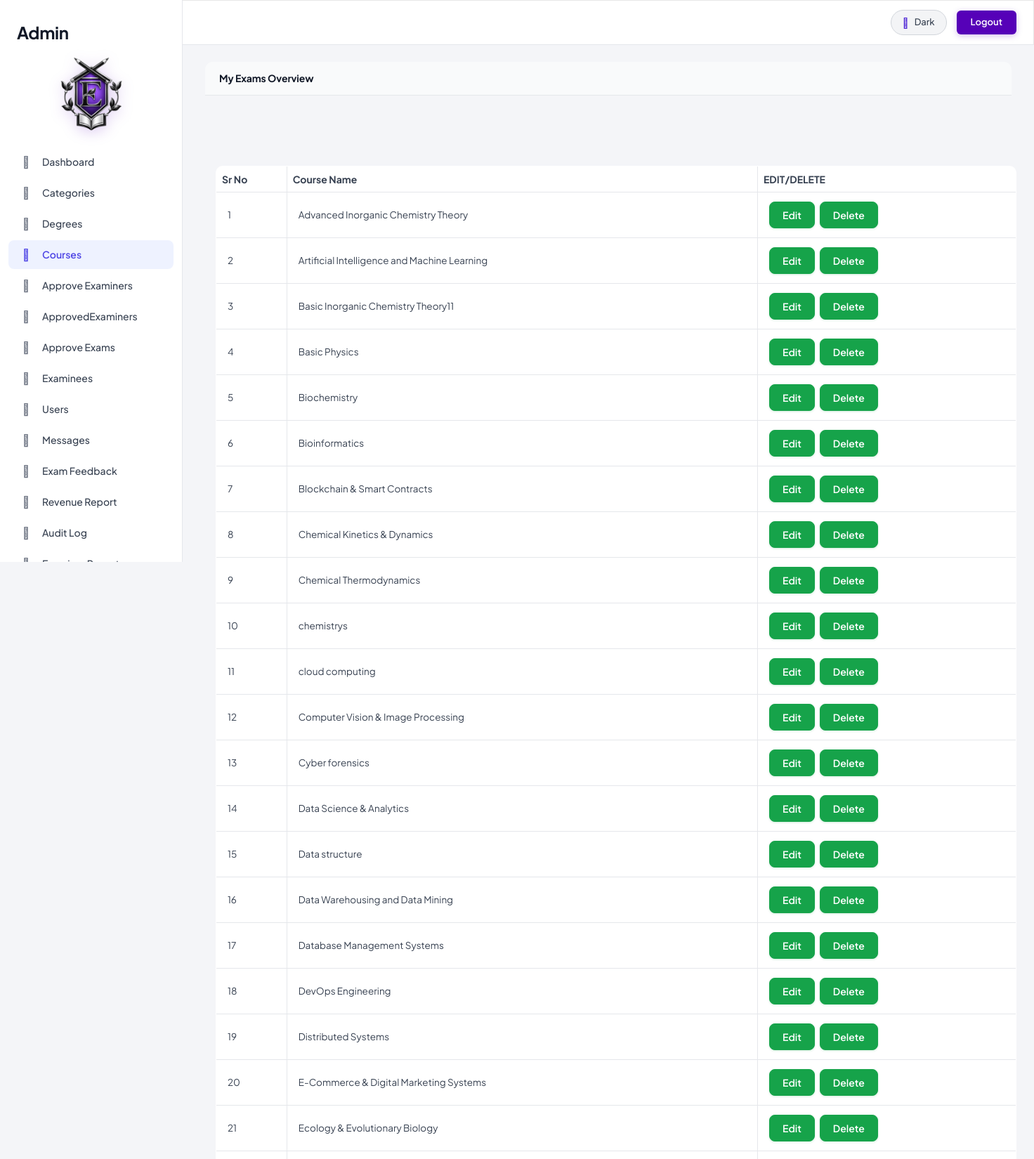
The app's page /admin/viewcourse.php (signed in, upper part) with its own data.
### tables this page shows
CREATE TABLE IF NOT EXISTS `courses` (
  `id` int NOT NULL AUTO_INCREMENT,
  `course_name` varchar(150) NOT NULL,
  `created_at` timestamp NOT NULL DEFAULT CURRENT_TIMESTAMP,
  `category_id` int DEFAULT NULL,
  PRIMARY KEY (`id`),
  UNIQUE KEY `course_name` (`course_name`),
  KEY `fk_course_category` (`category_id`)
);

### classes/DataAccess.class.php (the view, shortened to what this page needs)
<?php
class DataAccess
{
	private $_con,$_query,$_errors;
	public function __construct()
	{
		if(!$this->_con=mysqli_connect(DB_HOST,DB_USER,DB_PASSWORD,DB_NAME))
		{
			die("connection Error");
		}
	}
    public function getDataJoin($fields,$table,$condition = "1",$join=NULL)
	{
		$this->_query = "select ";
		if(is_array($fields))
		{
				$this->_query.=implode(",",$fields);
        }
		$this->_query.=" from $table ";
        $this->_query.=" where $condition";
		$resref=mysqli_query($this->_con,$this->_query);
		$dataArr = array();
		if(mysqli_num_rows($resref))
		{
			while($rows = mysqli_fetch_assoc($resref))
			{
				$dataArr[] = $rows;
			}
		}
		return $dataArr;
	}
    public function selectAsTable($fields,$table,$condition="1",$join=NULL,$actions=null,$config=null)
    {
        $resultArr=$this->getDataJoin($fields,$table,$condition,$join);
        $str="";
        $srno=1;
        foreach($resultArr as $values)
        {
            $str.="<tr>";
            if(isset($config['srno']) && $config['srno']==true)
            {
                $str.="<td>";
                $str.=$srno++;
                $str.="</td>";
            }
            foreach($values as $key=>$val)
            {
                $flag=1;
                if($flag==1)
                {
                if(isset($config['hiddenfields']))
                {
                    if(!in_array($key,$config['hiddenfields']))
                    {
                        $str.="<td>".$val."</td>";
                    }
                }
                else
                    $str.="<td>".$val."</td>";
                }
            }
            if($actions!=null && is_array($actions))
            {
                if((isset($config['actions_td']) && $config['actions_td']==false) || !isset($config['actions_td']))
                    $str.="<td>";
                foreach($actions as $ind=>$act)
                {
                        $str.="<a href='".$act['link']."?";
                        foreach($act['params'] as $param=>$pvalue)
                        {
                            $str.=$param."=".$values[$pvalue]."&";
                        }
                        $str=$this->_chop_string($str);
                        $str.="' ";
                        foreach($act['attributes'] as $attr=>$attrval)
                        {
                            $str.=$attr."='".$attrval."' ";
                        }
                        $str.=" >".$act['label']."</a>&nbsp;&nbsp;&nbsp;";
                }
                if((isset($config['actions_td']) && $config['actions_td']==false) || !isset($config['actions_td']))
                    $str.="</td>";
            }
            $str.="</tr>";
        }
        return $str;
    }
    private function _chop_string($str)
    {
        return substr($str,0,strlen($str)-1);
    }
}
?>

### admin/assets/css/custom.css (style rules this page uses)
:root { color-scheme: light; --bg-body: #f4f5f8; --bg-page-wrapper: #f4f5f8; --bg-page-inner: #ffffff; --page-inner-border: rgba(0, 0, 0, 0.06); --bg-navbar: #ffffff; --border-navbar: #e5e7eb; --text-navbar: #111827; --bg-sidebar: #ffffff; --border-sidebar: #e5e7eb; --sidebar-brand-text: #111827; --text-sidebar-link: #374151; --text-sidebar-icon: #6b7280; --bg-sidebar-hover: #f3f4f6; --text-sidebar-hover: #111827; --bg-active-menu: #eef2ff; --text-active-menu: #4f46e5; --border-active-menu: #4f46e5; --heading-dashboard: #111827; --text-primary: #111827; --text-secondary: #4b5563; --text-muted: #6b7280; --hr-color: #e5e7eb; --card-body-bg: #ffffff; --card-shadow: 0 1px 3px rgba(0, 0, 0, 0.05); --card-number-color: #111827; --card-courses-border: #bfdbfe; --card-courses-head-bg: #dbeafe; --card-courses-head-text: #1e40af; --card-examiners-border: #bbf7d0; --card-examiners-head-bg: #dcfce7; --card-examiners-head-text: #15803d; --card-pending-border: #fde68a; --card-pending-head-bg: #fef3c7; --card-pending-head-text: #b45309; --card-examinees-border: #bae6fd; --card-examinees-head-bg: #e0f2fe; --card-examinees-head-text: #0369a1; --card-exams-border: #e4e4e7; --card-exams-head-bg: #f4f4f5; --card-exams-head-text: #3f3f46; --panel-default-bg: #ffffff; --panel-default-border: #e5e7eb; --panel-default-head-bg: #f9fafb; --panel-default-head-text: #111827; --table-bg: #ffffff; --table-border: #e5e7eb; --table-th-bg: #f9fafb; --table-th-text: #1f2937; --table-td-text: #374151; --table-row-hover: #f9fafb; --table-striped-bg: #fafafa; --input-bg: #ffffff; --input-border: #d1d5db; --input-text: #111827; --input-focus-border: #6366f1; --input-focus-glow: rgba(99, 102, 241, 0.2); --card-bg: #ffffff; --card-text: #111827; --table-border-color: #e5e7eb; --btn-default-bg: #ffffff; --btn-default-border: #d1d5db; --btn-default-color: #374151; --btn-toggle-bg: #f3f4f6; --btn-toggle-border: #d1d5db; --btn-toggle-color: #374151; --btn-toggle-hover-bg: #e5e7eb; --donut-empty-bg: #e2e8f0; --badge-success-bg: #dcfce7; --badge-success-text: #15803d; --badge-success-border: #bbf7d0; --badge-info-bg: #e0f2fe; --badge-info-text: #0369a1; --badge-info-border: #bae6fd; --badge-warning-bg: #fef3c7; --badge-warning-text: #b45309; --badge-warning-border: #fde68a; --badge-danger-bg: #fee2e2; --badge-danger-text: #b91c1c; --badge-danger-border: #fecaca; --badge-default-bg: #f1f5f9; --badge-default-text: #475569; --badge-default-border: #e2e8f0; }
*, html, body, button, input, select, textarea, .panel, .table, h1, h2, h3, h4, h5, h6 { font-family: 'Plus Jakarta Sans', 'Inter', -apple-system, BlinkMacSystemFont, 'Segoe UI', Roboto, sans-serif !important; }
body { background-color: var(--bg-body); color: var(--text-primary); margin: 0; padding: 0; -webkit-font-smoothing: antialiased; -moz-osx-font-smoothing: grayscale; text-rendering: optimizeLegibility; font-size: 14px; line-height: 1.5; transition: background-color 0.25s ease, color 0.25s ease; }
.table > tbody > tr > td { border-top: 1px solid var(--table-border); color: var(--table-td-text); padding: 13px 16px; vertical-align: middle; font-size: 13.5px; }
.btn-success { background-color: #16a34a !important; border-color: #16a34a !important; color: #ffffff !important; border-radius: 8px; font-weight: 600; padding: 8px 18px; box-shadow: 0 1px 3px rgba(22, 163, 74, 0.2); }

### records on screen
courses: course_name "Advanced Inorganic Chemistry Theory"
courses: course_name "Artificial Intelligence and Machine Learning"
courses: course_name "Basic Inorganic Chemistry Theory11"
courses: course_name "Basic Physics"
courses: course_name "Biochemistry"
courses: course_name "Bioinformatics"
courses: course_name "Blockchain & Smart Contracts"
courses: course_name "Chemical Kinetics & Dynamics"
courses: course_name "Chemical Thermodynamics"
courses: course_name "chemistrys"
courses: course_name "cloud computing"
courses: course_name "Computer Vision & Image Processing"
courses: course_name "Cyber forensics"
courses: course_name "Data Science & Analytics"
courses: course_name "Data structure"
courses: course_name "Data Warehousing and Data Mining"
courses: course_name "Database Management Systems"
courses: course_name "DevOps Engineering"
courses: course_name "Distributed Systems"
courses: course_name "E-Commerce & Digital Marketing Systems"
courses: course_name "Ecology & Evolutionary Biology"
